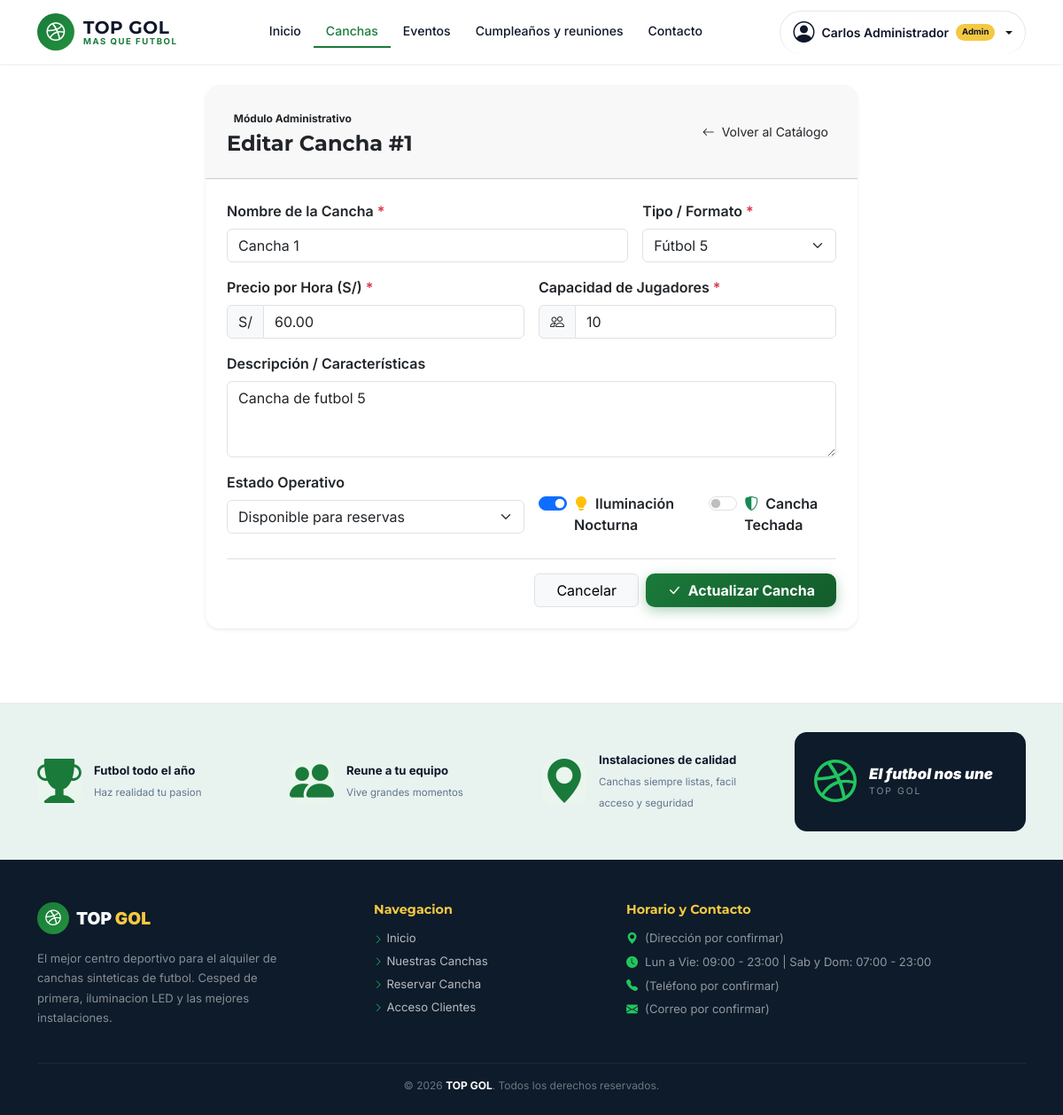
The app's page /cancha/editar/1 (signed in) with its own data.
### tables this page shows
CREATE TABLE IF NOT EXISTS `canchas` (
  `id`          INT NOT NULL AUTO_INCREMENT,
  `nombre`      VARCHAR(100) NOT NULL,
  `descripcion` TEXT DEFAULT NULL,
  `precio_hora` DECIMAL(10,2) NOT NULL,
  `capacidad`   INT NOT NULL,
  `tipo`        ENUM('futbol_5','futbol_7','futbol_11') NOT NULL DEFAULT 'futbol_5',
  `iluminacion` TINYINT(1) NOT NULL DEFAULT 1,
  `techada`     TINYINT(1) NOT NULL DEFAULT 0,
  `estado`      ENUM('disponible','mantenimiento') NOT NULL DEFAULT 'disponible',
  `created_at`  TIMESTAMP NOT NULL DEFAULT CURRENT_TIMESTAMP,
  `updated_at`  TIMESTAMP NOT NULL DEFAULT CURRENT_TIMESTAMP ON UPDATE CURRENT_TIMESTAMP,
  PRIMARY KEY (`id`)
);

### app/Views/canchas/edit.php (the view, shortened to what the rows shown need)
<div class="container py-4">
    <div class="row justify-content-center">
        <div class="col-lg-8">
            <div class="card shadow-sm border-0 rounded-4">
                <div class="card-header bg-topgol-dark text-white p-4 rounded-top-4">
                    <div class="d-flex align-items-center justify-content-between">
                        <div>
                            <span class="badge bg-gold text-dark mb-1">Módulo Administrativo</span>
                            <h3 class="h4 text-dark fw-bold mb-0">Editar Cancha #<?= $cancha['id'] ?></h3>
                        </div>
                        <a href="<?= url('/canchas') ?>" class="btn btn-outline-light btn-sm text-dark">
                            <i class="bi bi-arrow-left me-1"></i> Volver al Catálogo
                        </a>
                    </div>
                </div>
                <div class="card-body p-4">
                    <form action="<?= url('/cancha/actualizar/' . $cancha['id']) ?>" method="POST" class="needs-validation" novalidate>
                        <div class="row g-3">
                            <div class="col-md-8">
                                <label for="nombre" class="form-label fw-semibold">Nombre de la Cancha <span class="text-danger">*</span></label>
                                <input type="text" class="form-control" id="nombre" name="nombre" value="<?= htmlspecialchars($cancha['nombre']) ?>" required>
                            </div>
                            <div class="col-md-4">
                                <label for="tipo" class="form-label fw-semibold">Tipo / Formato <span class="text-danger">*</span></label>
                                <select class="form-select" id="tipo" name="tipo" required>
                                    <option value="futbol_5" <?= $cancha['tipo'] === 'futbol_5' ? 'selected' : '' ?>>Fútbol 5</option>
                                </select>
                            </div>
                            <div class="col-md-6">
                                <label for="precio_hora" class="form-label fw-semibold">Precio por Hora (S/) <span class="text-danger">*</span></label>
                                <div class="input-group">
                                    <span class="input-group-text">S/</span>
                                    <input type="number" step="0.50" min="1" class="form-control" id="precio_hora" name="precio_hora" value="<?= htmlspecialchars((string)$cancha['precio_hora']) ?>" required>
                                </div>
                            </div>
                            <div class="col-md-6">
                                <label for="capacidad" class="form-label fw-semibold">Capacidad de Jugadores <span class="text-danger">*</span></label>
                                <div class="input-group">
                                    <span class="input-group-text"><i class="bi bi-people"></i></span>
                                    <input type="number" min="2" max="50" class="form-control" id="capacidad" name="capacidad" value="<?= (int)$cancha['capacidad'] ?>" required>
                                </div>
                            </div>
                            <div class="col-12">
                                <label for="descripcion" class="form-label fw-semibold">Descripción / Características</label>
                                <textarea class="form-control" id="descripcion" name="descripcion" rows="3"><?= htmlspecialchars($cancha['descripcion'] ?? '') ?></textarea>
                            </div>
                            <div class="col-md-6">
                                <label for="estado" class="form-label fw-semibold">Estado Operativo</label>
                                <select class="form-select" id="estado" name="estado">
                                    <option value="disponible" <?= $cancha['estado'] === 'disponible' ? 'selected' : '' ?>>Disponible para reservas</option>
                                </select>
                            </div>
                            <div class="col-md-6 d-flex align-items-center gap-4 pt-4">
                                <div class="form-check form-switch">
                                    <input class="form-check-input" type="checkbox" role="switch" id="iluminacion" name="iluminacion" value="1" <?= !empty($cancha['iluminacion']) ? 'checked' : '' ?>>
                                    <label class="form-check-label fw-semibold" for="iluminacion">
                                        <i class="bi bi-lightbulb-fill text-warning me-1"></i> Iluminación Nocturna
                                    </label>
                                </div>
                                <div class="form-check form-switch">
                                    <input class="form-check-input" type="checkbox" role="switch" id="techada" name="techada" value="1" <?= !empty($cancha['techada']) ? 'checked' : '' ?>>
                                    <label class="form-check-label fw-semibold" for="techada">
                                        <i class="bi bi-shield-shaded text-success me-1"></i> Cancha Techada
                                    </label>
                                </div>
                            </div>
                        </div>
                        <div class="d-flex justify-content-end gap-2 mt-4 pt-3 border-top">
                            <a href="<?= url('/canchas') ?>" class="btn btn-light border px-4">Cancelar</a>
                            <button type="submit" class="btn btn-topgol px-4">
                                <i class="bi bi-check-lg me-1"></i> Actualizar Cancha
                            </button>
                        </div>
                    </form>
                </div>
            </div>
        </div>
    </div>
</div>

### app/Core/Router.php (shortened to what the rows shown need)
<?php
class Router {
    private array $rutas = [
        'GET'  => [],
        'POST' => []
    ];
    private function registrar(string $metodo, string $ruta, string $accion, array $middlewares): void {
        $rutaNormalizada = '/' . trim($ruta, '/');
        preg_match_all('/\{([a-zA-Z0-9_]+)\}/', $rutaNormalizada, $matches);
        $nombresParametros = $matches[1] ?? [];
        $regex = preg_replace('/\{[a-zA-Z0-9_]+\}/', '([^/]+)', $rutaNormalizada);
        $regexFinal = '#^' . $regex . '$#';
        $this->rutas[$metodo][] = [
            'ruta'        => $rutaNormalizada,
            'regex'       => $regexFinal,
            'accion'      => $accion,
            'params'      => $nombresParametros,
            'middlewares' => $middlewares
        ];
    }
    public function dispatch(): void {
        $metodo = $_SERVER['REQUEST_METHOD'] ?? 'GET';
        $uri = $this->obtenerRutaActual();
        foreach ($this->rutas[$metodo] as $rutaInfo) {
            if (preg_match($rutaInfo['regex'], $uri, $matches)) {
                array_shift($matches);
                $this->ejecutarAccion($rutaInfo['accion'], $matches);
                return;
            }
        }
    }
    private function obtenerRutaActual(): string {
        if (!empty($_GET['url']) && $_GET['url'] !== 'index.php') {
            $uri = '/' . trim((string)$_GET['url'], '/');
            $uri = preg_replace('#^/public(/|$)#', '$1', $uri);
            $uri = '/' . trim($uri, '/');
            return $uri === '//' ? '/' : $uri;
        }
        $requestUri = $_SERVER['REQUEST_URI'] ?? '/';
        $requestUri = preg_replace('#^/public(/|$)#', '$1', $requestUri);
        $requestUri = preg_replace('#^/index\.php(/|$)#', '$1', $requestUri);
        $uri = '/' . trim($requestUri, '/');
        return $uri === '//' ? '/' : $uri;
    }
    private function ejecutarAccion(string $accion, array $params): void {
        [$controladorNombre, $metodo] = explode('@', $accion);
        $controlador = new $claseCompleta();
        call_user_func_array([$controlador, $metodo], $params);
    }
}

### records on screen
canchas: id "1", nombre "Cancha 1", tipo "Fútbol 5", precio_hora "60.00", capacidad "10", descripcion "Cancha de futbol 5", estado "Disponible para reservas", iluminacion "☑"
